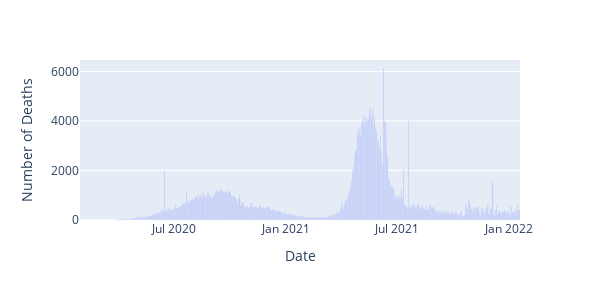

The code cell stored with this chart in its notebook:
### Code cell
import plotly.express as px
fig = px.bar(data, x='Date_YMD', y='Daily Deceased' ,labels={'Date_YMD': 'Date', 'Daily Deceased': 'Number of Deaths'},
             width=600,  
             height=300)
fig.show()

### Figure 1 — Plotly figure (JSON) as saved in the notebook; plotly's stock layout.template omitted (floating-point values rounded to 4 significant figures; data arrays with more than 128 entries replaced by an {"elided": "..."} marker saying what was removed)
{"data": [{"alignmentgroup": "True", "hovertemplate": "Date=%{x}<br>Number of Deaths=%{y}<extra></extra>", "legendgroup": "", "marker": {"color": "#636efa", "pattern": {"shape": ""}}, "name": "", "offsetgroup": "", "orientation": "v", "showlegend": false, "textposition": "auto", "type": "bar", "x": {"elided": "720 str values"}, "xaxis": "x", "y": {"elided": "720 int values"}, "yaxis": "y"}], "layout": {"barmode": "relative", "height": 300, "legend": {"tracegroupgap": 0}, "margin": {"t": 60}, "width": 600, "xaxis": {"anchor": "y", "autorange": true, "domain": [0, 1], "range": ["2020-01-29 12:00", "2022-01-18 12:00"], "title": {"text": "Date"}, "type": "date"}, "yaxis": {"anchor": "x", "autorange": true, "domain": [0, 1], "range": [0, 6462.0], "title": {"text": "Number of Deaths"}, "type": "linear"}}}
